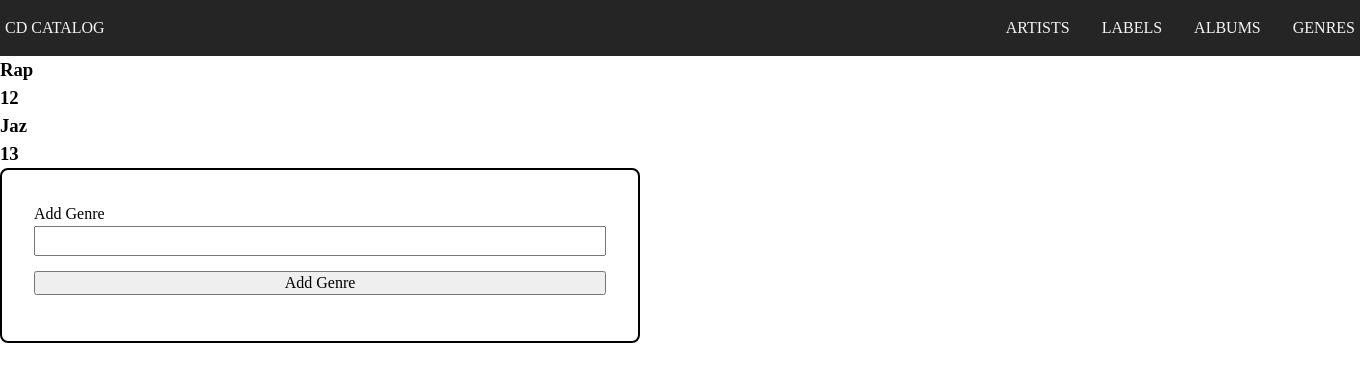
/genre.php, run on an earlier commit of the app's database.
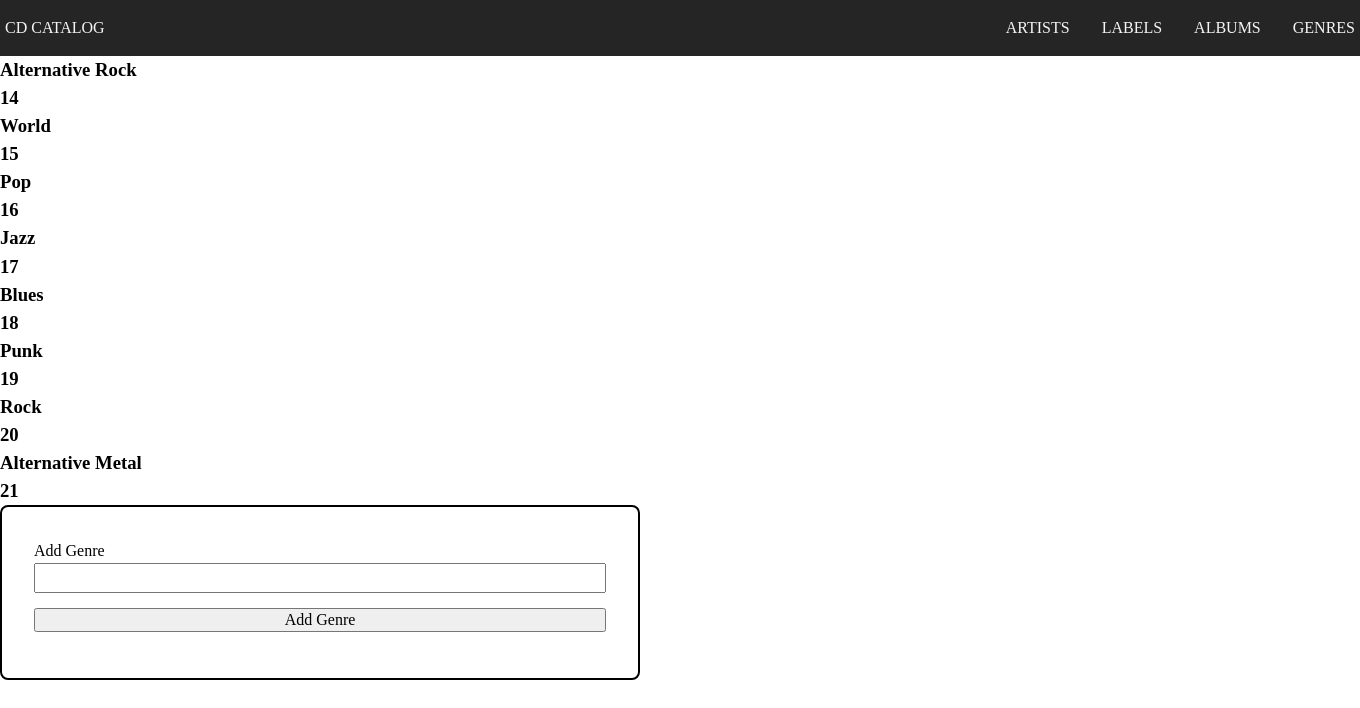
And on a later commit of the database.
### tables this page shows
CREATE TABLE `genre` (
  `genre_id` int(11) NOT NULL,
  `name` varchar(25) NOT NULL
);

### preparedStatements.php (called while the page is built, shortened)
<?php
$get_all_genres = $conn->prepare("SELECT * FROM genre");
?>

### genre.php (the view, shortened to what this page needs)
<?php
include ('inc/header.php');
include ('./preparedStatements.php');
?>
<?php
	$get_all_genres->execute();
	$get_result = $get_all_genres->get_result();
	if($get_result->num_rows>0) : ?>
		<?php while ($row = $get_result->fetch_assoc()) :  ?>
			<?php
				extract($row);
				$id = $row['genre_id'];
				$name = $row['name'];
			?>
			<div>
				<h3><?php echo $name;  ?></h3>
				<h3><?php echo $id;  ?></h3>
			</div>
		<?php  endwhile ?>
<?php endif;  ?>
<form action="<?php echo htmlspecialchars($_SERVER['REQUEST_URI']) ?>" method="POST" class="form" enctype="multipart/form-data">
	<label for="genre">Add Genre</label>
	<input type="text" name="genre">
   <input type="submit" value="Add Genre" name="add_genre" id="add_genre">
</form>

What changed in the data, as far as the page shows it:
removed genre: name "Rap", genre_id "12"
removed genre: name "Jaz", genre_id "13"
added genre: name "Alternative Rock", genre_id "14"
added genre: name "World", genre_id "15"
added genre: name "Pop", genre_id "16"
added genre: name "Jazz", genre_id "17"
added genre: name "Blues", genre_id "18"
added genre: name "Punk", genre_id "19"
added genre: name "Rock", genre_id "20"
added genre: name "Alternative Metal", genre_id "21"
